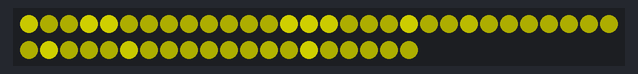
Bench run of a program on a simulated Raspberry Pi Pico running MicroPython. On the bench: 50 RGB LEDs in strip order, left to right, continuing on the next row. Dim RGB values are drawn brighter than linear; random numbers come from a fixed seed.

Above: at 0.45 s.
At 4.39 s:
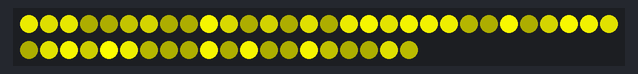
At 6.52 s:
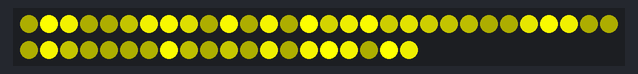
At 11.98 s:
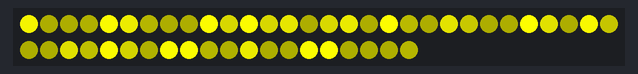
At 17.14 s:
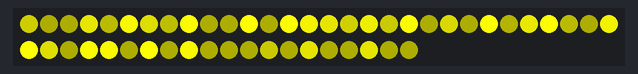
At 21.69 s:
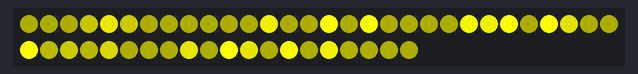

The program:

sparkles.py
```python
import plasma
from plasma import plasma_stick
from random import uniform

"""
A festive sparkly effect. Play around with BACKGROUND_COLOUR and SPARKLE_COLOUR for different effects!
"""

# Set how many LEDs you have
NUM_LEDS = 50

# How many sparkles? [bigger number = more sparkles]
SPARKLE_INTENSITY = 0.005

# Change your colours here! RGB colour picker: https://g.co/kgs/k2Egjk
BACKGROUND_COLOUR = [50, 50, 0]
SPARKLE_COLOUR = [255, 255, 0]

# how quickly current colour changes to target colour [1 - 255]
FADE_UP_SPEED = 2
FADE_DOWN_SPEED = 2


def display_current():
    # paint our current LED colours to the strip
    for i in range(NUM_LEDS):
        led_strip.set_rgb(i, current_leds[i][0], current_leds[i][1], current_leds[i][2])


def move_to_target():
    # nudge our current colours closer to the target colours
    for i in range(NUM_LEDS):
        for c in range(3):  # 3 times, for R, G & B channels
            if current_leds[i][c] < target_leds[i][c]:
                current_leds[i][c] = min(current_leds[i][c] + FADE_UP_SPEED, target_leds[i][c])  # increase current, up to a maximum of target
            elif current_leds[i][c] > target_leds[i][c]:
                current_leds[i][c] = max(current_leds[i][c] - FADE_DOWN_SPEED, target_leds[i][c])  # reduce current, down to a minimum of target


# Create a list of [r, g, b] values that will hold current LED colours, for display
current_leds = [[0] * 3 for i in range(NUM_LEDS)]
# Create a list of [r, g, b] values that will hold target LED colours, to move towards
target_leds = [[0] * 3 for i in range(NUM_LEDS)]

# set up the WS2812 / NeoPixel™ LEDs
led_strip = plasma.WS2812(NUM_LEDS, 0, 0, plasma_stick.DAT, color_order=plasma.COLOR_ORDER_RGB)

# start updating the LED strip
led_strip.start()

while True:
    for i in range(NUM_LEDS):
        # randomly add sparkles
        if SPARKLE_INTENSITY > uniform(0, 1):
            # set a target to start a sparkle
            target_leds[i] = SPARKLE_COLOUR
        # for any sparkles that have achieved max sparkliness, reset them to background
        if current_leds[i] == target_leds[i]:
            target_leds[i] = BACKGROUND_COLOUR
    move_to_target()   # nudge our current colours closer to the target colours
    display_current()  # display current colours to strip
```
